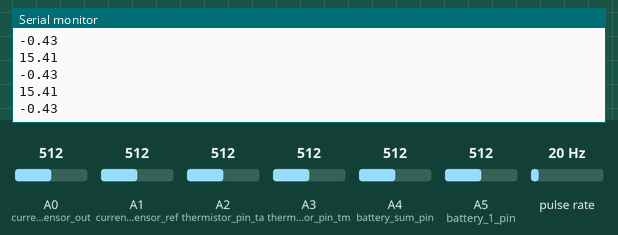
The sketch below on a simulated Arduino Uno, built with avr-gcc and run on an emulated ATmega328P. On the bench: the last lines printed to the serial monitor. Wiring (inferred from the names in the program): pulse sensor: data pin 2. Inputs (shaded band) come from the test bench; at power-on: A4 (battery_sum_pin) = 512, A5 (battery_1_pin) = 512, A0 (current_sensor_out) = 512, A1 (current_sensor_ref) = 512, A2 (thermistor_pin_ta) = 512, A3 (thermistor_pin_tm) = 512, pulse rate 20 Hz. Storage starts empty.

Above: at 1.2 s.
1.3 s: A4 (battery_sum_pin) set to 716
At 1.82 s:
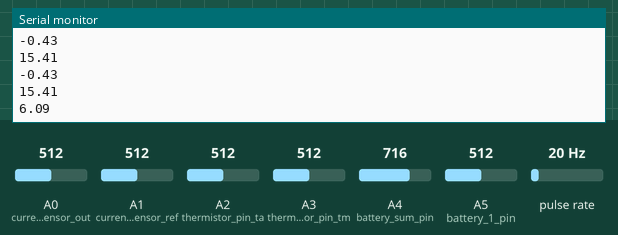
2.8 s: A5 (battery_1_pin) set to 716
At 2.82 s:
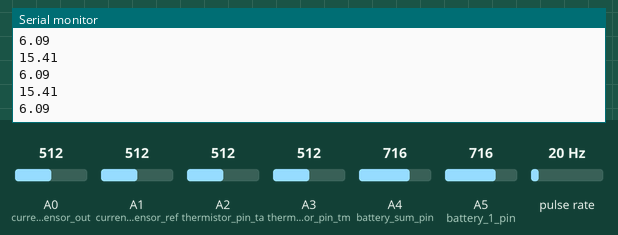
4.3 s: A4 (battery_sum_pin) set to 760
At 4.32 s:
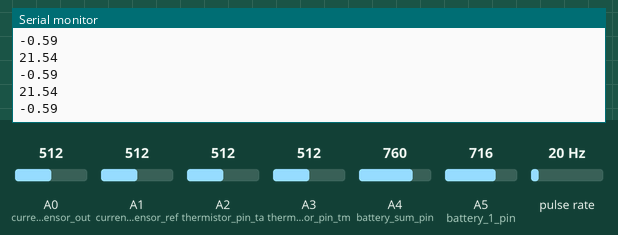
5.8 s: A5 (battery_1_pin) set to 760
At 5.82 s:
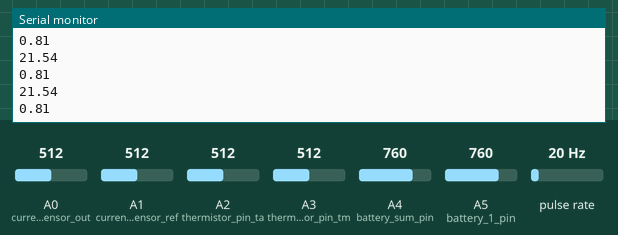
Timing chart, 0 to 8.3 s (numbered marks = the images above; inputs shaded):
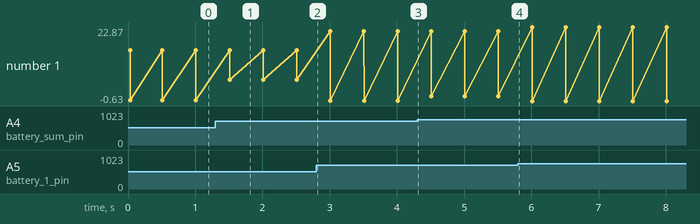

The sketch:

Telemeetria.ino
```cpp
// INCLUDE --------------------------

#include <SPI.h>
#include <SD.h>


// CONSTANTS ------------------------

// temperature
const int thermistor_pin_ta = A2;
const int thermistor_pin_tm = A3;
const int thermistor_extra_resistor = 5100;
const int thermistor_base_resistance = 3300;
const int thermistor_B_value = 3977;
const int thermistor_base_temperature = 25; // in C

// rpm
const int rpm_magnet_count = 1;
const int rpm_pin = 2;

// current
const int current_sensor_out = A0;
const int current_sensor_ref = A1;

// voltage
float battery_sum_pin = A4;
float battery_1_pin = A5;

float divider_resistor_1 = 20000;
float divider_resistor_2 = 100000;

float calibrate_battery_1 = 1.026; // erase earlier calibration before calibrating again!!
float calibrate_battery_2 = 1.089; // erase earlier calibration before calibrating again!!

// SD card
const int sd_card_cs = 10;
const int log_interval = 500;


// VARIABLES -------------------------

// temperature
int thermistor_extra_resistor_out_ta, thermistor_extra_resistor_out_tm;
float temperature_ta, temperature_tm, temperature_C_ta, temperature_C_tm, thermistor_resistance_ta, thermistor_resistance_tm;

// rpm
volatile unsigned long rpm_last_interval = 0;
volatile unsigned long rpm_last_time = 0;
volatile unsigned long rpm_current_time = 0;
volatile float rpm = 0;

// current
int current_sensor_val, current_sensor_ref_val;
float current_sensor_voltage, current_sensor_ref_voltage, current;

// voltage
float battery_sum_pin_val, battery_1_pin_val, battery_sum_pin_v, battery_1_pin_v, battery_sum_v, battery_1_v, battery_2_v;

// SD card
File output_file;
unsigned long data_num = 0;


// FUNCTIONS -------------------------

// rpm
void motorMagnetInterrupt(){
  rpm_current_time = millis();
  unsigned long rpm_temp_interval = rpm_current_time - rpm_last_time ;
  if(rpm_temp_interval > 750){ // debounceing, hetkel kõrge väärtus, hall effect näib probleemne olevat
    rpm_last_interval = rpm_temp_interval;
    rpm_last_time = rpm_current_time;
    if(rpm_magnet_count > 0){
      rpm = (float)60000 / (rpm_last_interval * rpm_magnet_count);
    }
    else{
      rpm = 0;
    }
  }
}

// SD card
void logData()
{
  output_file = SD.open("output.csv", FILE_WRITE);
  if (!output_file) {
    Serial.println("File not open!!");
  }

  // log data in format (num, time, temperature_ta, temperature_tm, rpm, current, battery_1_v, battery_2_v)
  output_file.print(data_num);
  output_file.print(",");
  output_file.print(millis());
  output_file.print(",");
  output_file.print(temperature_C_ta);
  output_file.print(",");
  output_file.print(temperature_C_tm);
  output_file.print(",");
  output_file.print(rpm);
  output_file.print(",");
  output_file.print(current);
  output_file.print(",");
  output_file.print(battery_1_v);
  output_file.print(",");
  output_file.println(battery_2_v);

  Serial.println(battery_1_v);
  Serial.println(battery_2_v);

  data_num++;

  output_file.close();
}


// SETUP -----------------------------

void setup() {
  // serial monitor
  Serial.begin(115200);
  while (!Serial) {}

  // rpm
  attachInterrupt(digitalPinToInterrupt(rpm_pin), motorMagnetInterrupt, RISING); // funktsioon triggerib siis, kui signaal läheb LOW-ist HIGH-iks (rising)

  // SD card
  SD.begin(sd_card_cs);
  SD.remove("output.csv");

}


// LOOP -------------------------------

void loop() {

  // temperature
  thermistor_extra_resistor_out_ta = analogRead(thermistor_pin_ta);
  thermistor_extra_resistor_out_tm = analogRead(thermistor_pin_tm);

  thermistor_resistance_ta = thermistor_extra_resistor * (1023.0 / (float)thermistor_extra_resistor_out_ta - 1.0);
  thermistor_resistance_tm = thermistor_extra_resistor * (1023.0 / (float)thermistor_extra_resistor_out_tm - 1.0);


  temperature_ta = thermistor_resistance_ta / thermistor_base_resistance;
  temperature_ta = log(temperature_ta);
  temperature_ta /= thermistor_B_value;
  temperature_ta += 1 / (thermistor_base_temperature + 273.15);
  temperature_ta = 1 / temperature_ta;

  temperature_tm = thermistor_resistance_tm / thermistor_base_resistance;
  temperature_tm = log(temperature_tm);
  temperature_tm /= thermistor_B_value;
  temperature_tm += 1 / (thermistor_base_temperature + 273.15);
  temperature_tm = 1 / temperature_tm;

  temperature_C_ta = temperature_ta - 273.15;
  temperature_C_tm = temperature_tm - 273.15;


  // current
  current_sensor_val = analogRead(current_sensor_out);
  current_sensor_ref_val = analogRead(current_sensor_ref);

  current_sensor_voltage = (current_sensor_val / 1023.0) * 5; // muudab analog väärtuse voltideks
  current_sensor_ref_voltage = (current_sensor_ref_val / 1023.0) * 5; // muudab analog väärtuse voltideks
  current = ((current_sensor_voltage - current_sensor_ref_voltage) / 0.01); //muudab voldid ampriteks (ACS712 formula)


  // voltage
  battery_sum_pin_val = analogRead(battery_sum_pin);
  battery_1_pin_val = analogRead(battery_1_pin);

  battery_sum_pin_v = battery_sum_pin_val / 1023 * 5;
  battery_1_pin_v = battery_1_pin_val * 5 / 1023;

  battery_sum_v = battery_sum_pin_v * ((divider_resistor_1 + divider_resistor_2) / divider_resistor_1);
  battery_1_v = battery_1_pin_v * ((divider_resistor_1 + divider_resistor_2) / divider_resistor_1) * calibrate_battery_1;
  battery_2_v = (battery_sum_v - battery_1_v) * calibrate_battery_2;


  // SD card
  if (millis() >= log_interval * data_num) {
    logData();
  }
}
```

Measured:
- after the input at 1.3 s, the serial monitor: prints a new line after 0.21 s (image 1)
- plotted number 1: -0.43 → 6.09 after the input at 1.3 s, 6.09 → -0.59 after the input at 2.8 s, -0.59 → 0.81 after the input at 4.3 s, 0.81 → -0.63 after the input at 5.8 s
